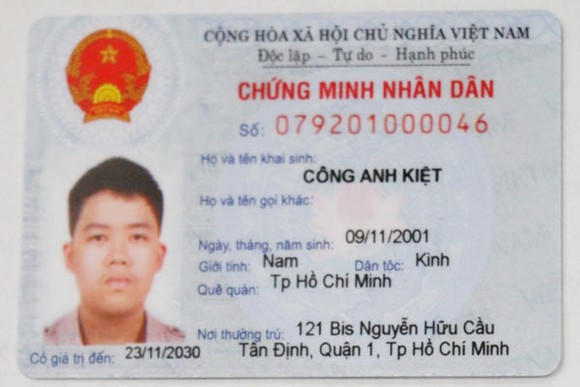
#> input picture test_data/cancuoc.jpg, 580 x 387 px; its folder holds only this picture in this run
$ python -i scanner.py   (imports and definitions only)
#> lines starting #> are read from the running program, lines starting #| are printed output that depends on the picture; after the words box and inside, x2 and y2 are one past the last pixel; in counts of white or black regions, pixels touching at a corner belong together
from numpy.core.fromnumeric import argmax
from helpers.image_utils import show
import cv2
import numpy as np
from scipy.spatial import distance as dist


class ScannerFindContours:
    def __init__(self):
        pass


    def sort_contours(self, cnts, method="left-to-right"):
        reverse = False
        i = 0
        if method == "right-to-left" or method == "bottom-to-top":
            reverse = True
        if method == "top-to-bottom" or method == "bottom-to-top":
            i = 1
        boundingBoxes = [cv2.boundingRect(c) for c in cnts]
        (cnts, boundingBoxes) = zip(*sorted(zip(cnts, boundingBoxes),
            key=lambda b:b[1][i], reverse=reverse))
        return (cnts, boundingBoxes)


    def gray(self, image):
        image = cv2.cvtColor(image, cv2.COLOR_BGR2GRAY)
        return image


    def process_edge(self, image, open_k_size =11, close_k_size = 11, is_gaussian_blur = True):
        if open_k_size > 0:
            kernel = np.ones((open_k_size, open_k_size),np.uint8)
            image = cv2.morphologyEx(image, cv2.MORPH_OPEN, kernel)
        if close_k_size > 0:
            kernel = np.ones((close_k_size, close_k_size),np.uint8)
            image = cv2.morphologyEx(image, cv2.MORPH_CLOSE, kernel)
        if is_gaussian_blur:
            image = cv2.GaussianBlur(image,(7,7),0)
        edges = cv2.Canny(image,50,60)
        return edges


    def find_contours(self, image, is_retr_list = True):
        if is_retr_list:
            contours, hierarchy = cv2.findContours(image, cv2.RETR_LIST, cv2.CHAIN_APPROX_SIMPLE)
        else:
            contours, hierarchy = cv2.findContours(image, cv2.RETR_TREE, cv2.CHAIN_APPROX_SIMPLE)
        return contours, hierarchy

    def order_points(self, pts):
        # sort the points based on their x-coordinates
        xSorted = pts[np.argsort(pts[:, 0]), :]
        # grab the left-most and right-most points from the sorted
        # x-roodinate points
        leftMost = xSorted[:2, :]
        rightMost = xSorted[2:, :]
        # now, sort the left-most coordinates according to their
        # y-coordinates so we can grab the top-left and bottom-left
        # points, respectively
        leftMost = leftMost[np.argsort(leftMost[:, 1]), :]
        (tl, bl) = leftMost
        # now that we have the top-left coordinate, use it as an
        # anchor to calculate the Euclidean distance between the
        # top-left and right-most points; by the Pythagorean
        # theorem, the point with the largest distance will be
        # our bottom-right point
        D = dist.cdist(tl[np.newaxis], rightMost, "euclidean")[0]
        (br, tr) = rightMost[np.argsort(D)[::-1], :]
        # return the coordinates in top-left, top-right,
        # bottom-right, and bottom-left order
        return np.array([tl, tr, br, bl], dtype="float32")


    def four_point_transform(self, image, approx):
        rect = self.order_points(approx)
        (tl, tr, br, bl) = rect
        widthA = np.sqrt(((br[0] - bl[0]) ** 2) + ((br[1] - bl[1]) ** 2))
        widthB = np.sqrt(((tr[0] - tl[0]) ** 2) + ((tr[1] - tl[1]) ** 2))
        maxWidth = max(int(widthA), int(widthB))
        heightA = np.sqrt(((tr[0] - br[0]) ** 2) + ((tr[1] - br[1]) ** 2))
        heightB = np.sqrt(((tl[0] - bl[0]) ** 2) + ((tl[1] - bl[1]) ** 2))
        maxHeight = max(int(heightA), int(heightB))
        dst = np.array([
                            [0, 0],
                            [maxWidth - 1, 0],
                            [maxWidth - 1, maxHeight - 1],
                            [0, maxHeight - 1]
                        ], dtype = "float32")
        M = cv2.getPerspectiveTransform(rect, dst)
        warped = cv2.warpPerspective(image, M, (maxWidth, maxHeight), cv2.BORDER_REPLICATE, cv2.INTER_LINEAR)
        return warped


    def process(self, image):

        # pre image
        image = image.copy()
        image_gray_origin = self.gray(image)
        h, w = image.shape[:2]
        ratio = h/500
        image = cv2.resize(image, (int(w/ratio), 500), interpolation = cv2.INTER_LINEAR)
        image_gray = self.gray(image)

        # hull function
        edge = self.process_edge(image_gray, 11, 11, True)
        thresh = 100
        _,thresh_img = cv2.threshold(edge, thresh, 255, cv2.THRESH_BINARY)
        contours, _ = self.find_contours(thresh_img)
        sum_area = 0
        mean_area = 0
        hull = []
        shapes = []
        for i in range(len(contours)):
            hull.append(cv2.convexHull(contours[i], False))
            sum_area += cv2.contourArea(hull[i])
        mean_area = sum_area / len(hull)
        for i in range(len(hull)):
            if cv2.contourArea(hull[i]) >= mean_area:
                shapes.extend(hull)
        shapes, _ = self.sort_contours(shapes)
        new_shapes = []
        for i in range(len(shapes)):
            for j in range(len(shapes[i])):
                new_shapes.extend(shapes[i][j])
        hull[0] = cv2.convexHull(shapes[0], hull[0], False)
        drawing = np.zeros((thresh_img.shape[0], thresh_img.shape[1], 3), np.uint8)
        cv2.drawContours(drawing, hull, 0, 255, 2)

        # get 4 point and crop
        new_thress = self.gray(drawing)
        contours, _ = self.find_contours(new_thress)
        approx = []
        for i in range(len(contours)):
            peri = 0.01*cv2.arcLength(contours[i], True)
            approx.append(cv2.approxPolyDP(contours[i], peri, True))
        check = False
        for i in range(len(approx)):
            if len(approx[i]) == 4:
                check = True
                approx_new = approx[i].reshape(-1,2)
                for k in range(len(approx_new)):
                    approx_new[k] = approx_new[k]*ratio
                output = self.four_point_transform(image, approx_new)

        if check == False:
            return image
        return output

>>> import cv2
>>> picture = cv2.imread('../test_data/cancuoc.jpg')
#> picture is the input picture: shape (387, 580, 3); mean B, G, R 186.7, 184.6, 191.5
>>> result = ScannerFindContours().process(picture)
#> in gray, `image = cv2.cvtColor(image, cv2.COLOR_BGR2GRAY)`:
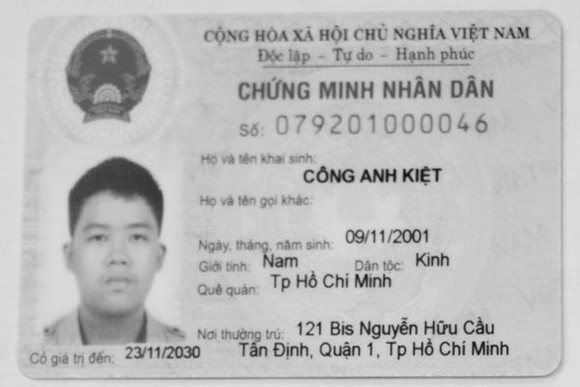
#> image: shape (387, 580); min 10, max 224, mean 186.9
#> in process_edge, `image = cv2.morphologyEx(image, cv2.MORPH_OPEN, kernel)`:
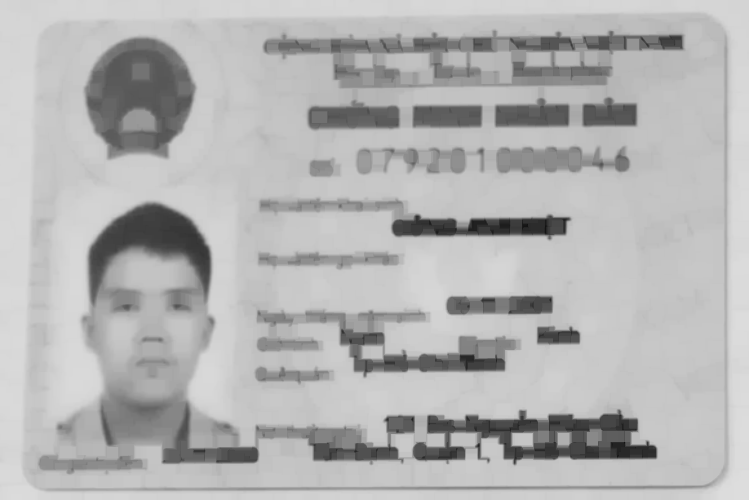
#> image: shape (500, 749); min 18, max 221, mean 179.4
#> in process_edge, `image = cv2.morphologyEx(image, cv2.MORPH_CLOSE, kernel)`:
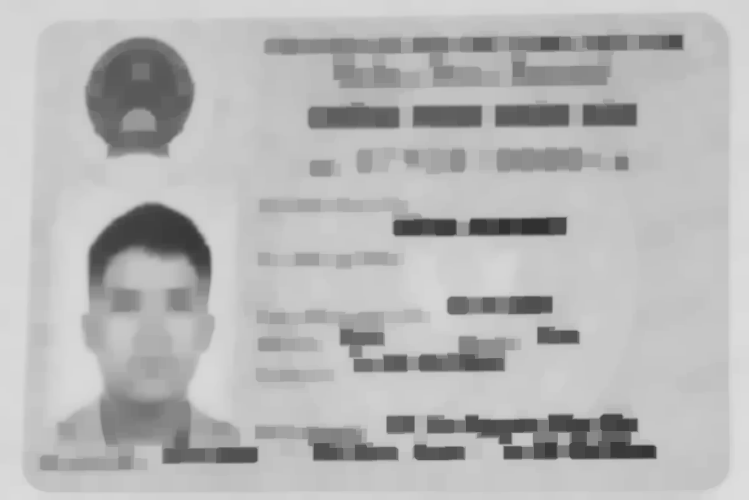
#> image: shape (500, 749); min 49, max 221, mean 182
#> in process_edge, `edges = cv2.Canny(image,50,60)`:
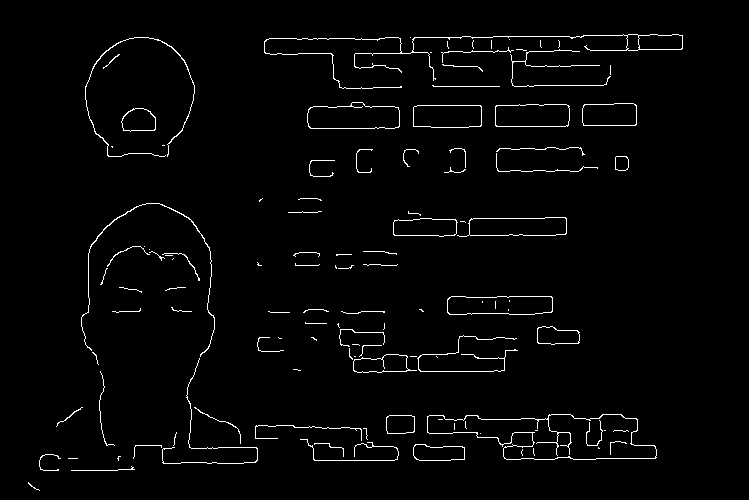
#> edges: shape (500, 749); 2.2% white in thin lines or dots, all inside (x1, y1, x2, y2) = (28, 34, 683, 491)
#> in find_contours, `contours, hierarchy = cv2.findContours(image, cv2.RETR_LIST, cv2.CHAIN..`: contours = 133 contours, 100 with area under 20; largest, box (x1, y1, x2, y2) and area: (427, 414, 657, 460) 6706, (427, 414, 657, 460) 6646, (307, 102, 400, 129) 2024, (307, 102, 400, 129) 2014, (447, 296, 553, 315) 1780
#> the loop in process, `for i in range(len(contours)):` made 133 passes
#> sum_area on passes 2 to 13: 136, 136, 142, 442.5, 446.5, 449.5, 450, 1195, 1397, 2152, 2322, 2435.5
#> after the loop in process, `for i in range(len(contours)):`: hull = 133 contours, 54 with area under 20; largest, box (x1, y1, x2, y2) and area: (81, 203, 215, 357) 17086, (264, 34, 683, 89) 14814, (85, 37, 195, 157) 10430, (427, 414, 657, 460) 8756, (427, 414, 657, 460) 8726; sum_area = 113084
#> in process, `mean_area = sum_area / len(hull)`: mean_area = 850.3
#> the loop in process, `for i in range(len(hull)):` made 133 passes
#> after the loop in process, `for i in range(len(hull)):`: shapes = 3591 contours, 1458 with area under 20; largest, box (x1, y1, x2, y2) and area: (81, 203, 215, 357) 17086, (81, 203, 215, 357) 17086, (81, 203, 215, 357) 17086, (81, 203, 215, 357) 17086, (81, 203, 215, 357) 17086
#> in sort_contours, `boundingBoxes = [cv2.boundingRect(c) for c in cnts]`: boundingBoxes = 3591 items, first 6: (28, 482, 12, 9), (71, 466, 64, 5), (68, 458, 10, 1), (117, 456, 4, 5), (39, 454, 22, 17), (521, 449, 2, 7)
#> in sort_contours, `(cnts, boundingBoxes) = zip(*sorted(zip(cnts, boundingBoxes), key=lamb..`: cnts has the same summary as shapes in process; boundingBoxes = 3591 items, first 6: (28, 482, 12, 9), (28, 482, 12, 9), (28, 482, 12, 9), (28, 482, 12, 9), (28, 482, 12, 9), (28, 482, 12, 9)
#> after the loop in process, `for i in range(len(shapes)):`: new_shapes = 25812 items
#> in process, `cv2.drawContours(drawing, hull, 0, 255, 2)`:
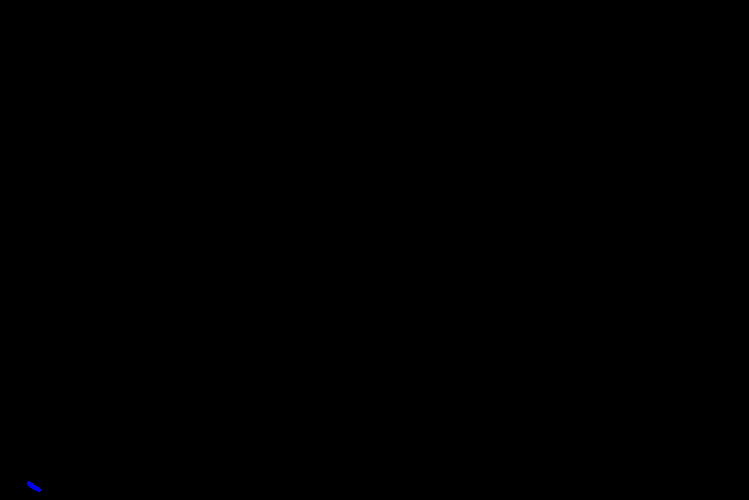
#> drawing: shape (500, 749, 3); mean of channels 0, 1, 2 0, 0, 0; drawn as B, G, R
#> in gray (call 3), `image = cv2.cvtColor(image, cv2.COLOR_BGR2GRAY)`: image: shape (500, 749); values 0 (black) and 29 (white), 0.02% white; 1 white region
#> in find_contours (call 2), `contours, hierarchy = cv2.findContours(image, cv2.RETR_LIST, cv2.CHAIN..`: contours = 1 contour; box (x1, y1, x2, y2) and area: (27, 481, 41, 492) 52
#> the loop in process, `for i in range(len(contours)):` made 1 pass
#> peri on pass 1: 0.36
#> after the loop in process, `for i in range(len(contours)):`: approx has the same summary as contours in find_contours
#> the loop in process, `for i in range(len(approx)):` made 1 pass
